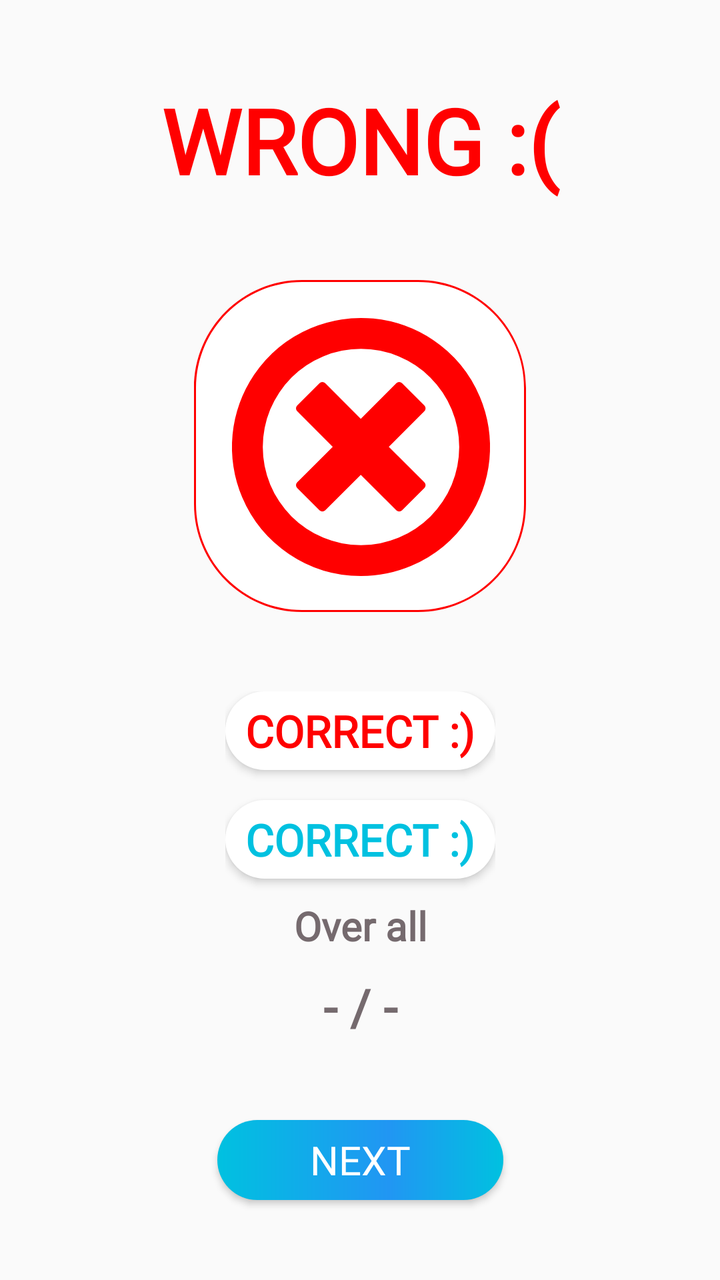
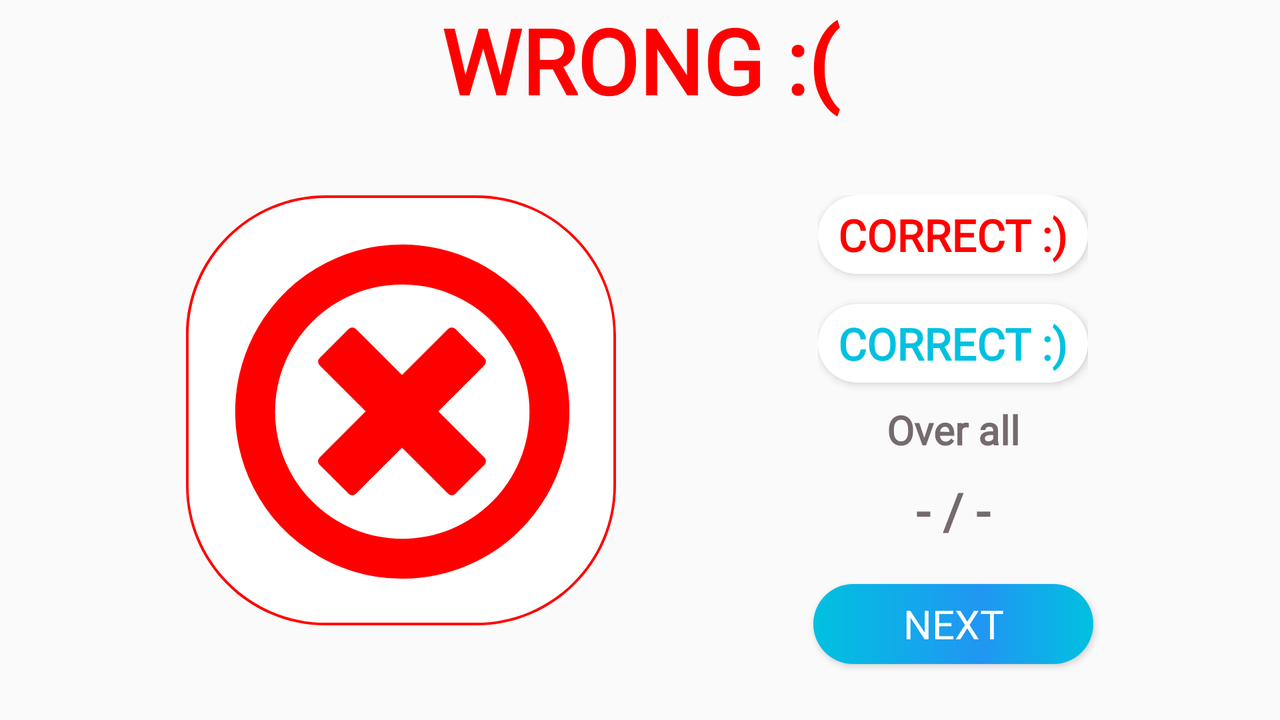

One screen, two layout resources from the same app: the default and the repository's alternative for another configuration. Each is rendered where Android would select it; the XML of both is given below.
<!-- AndroidManifest.xml: application theme AppTheme -->
<!-- res/layout/frag_identify_breed_w.xml -->
<?xml version="1.0" encoding="utf-8"?>
<androidx.constraintlayout.widget.ConstraintLayout xmlns:android="http://schemas.android.com/apk/res/android"
    xmlns:app="http://schemas.android.com/apk/res-auto"
    xmlns:tools="http://schemas.android.com/tools"
    android:layout_width="match_parent"
    android:layout_height="match_parent">

    <TextView
        android:id="@+id/wrong"
        android:layout_width="match_parent"
        android:layout_height="wrap_content"
        android:layout_weight="1"
        android:elevation="@dimen/elevation_height"
        android:fontFamily="@string/FONT"
        android:text="@string/wrong"
        android:textAlignment="center"
        android:textColor="@color/color_9_red"
        android:textSize="@dimen/c_r_fontSize"
        android:textStyle="bold"
        app:layout_constraintBottom_toTopOf="@+id/base"
        app:layout_constraintEnd_toEndOf="parent"
        app:layout_constraintHorizontal_bias="0.5"
        app:layout_constraintStart_toStartOf="parent"
        app:layout_constraintTop_toTopOf="parent" />

    <LinearLayout
        android:id="@+id/result_view"
        android:layout_width="wrap_content"
        android:layout_height="wrap_content"
        android:layout_weight="3"
        android:foregroundGravity="center"
        android:gravity="center"
        android:orientation="vertical"
        app:layout_constraintBottom_toTopOf="@id/button_next_breed_w"
        app:layout_constraintEnd_toEndOf="parent"
        app:layout_constraintHorizontal_bias="0.5"
        app:layout_constraintStart_toStartOf="parent"
        app:layout_constraintTop_toBottomOf="@+id/base">

        
        <TextView
            android:id="@+id/text_ans_user_breed_w"
            android:layout_width="match_parent"
            android:layout_height="match_parent"
            android:layout_marginBottom="@dimen/margin_answer_breed"
            android:background="@drawable/answer_bg"
            android:elevation="@dimen/elevation_height"
            android:fontFamily="@string/FONT"
            android:paddingStart="@dimen/answer_gb_padding"
            android:paddingTop="5dp"
            android:paddingEnd="@dimen/answer_gb_padding"
            android:paddingBottom="5dp"

            android:text="@string/correct"
            android:textAlignment="center"
            android:textColor="@color/color_9_red"
            android:textSize="@dimen/answer_font_size"
            android:textStyle="bold"
            app:layout_constraintBottom_toTopOf="@+id/base"
            app:layout_constraintTop_toTopOf="parent" />

        
        <TextView
            android:id="@+id/text_crt_user_breed_w"
            android:layout_width="match_parent"
            android:layout_height="match_parent"
            android:background="@drawable/answer_bg"
            android:elevation="@dimen/elevation_height"
            android:fontFamily="@string/FONT"
            android:paddingStart="@dimen/answer_gb_padding"
            android:paddingTop="5dp"
            android:paddingEnd="@dimen/answer_gb_padding"
            android:paddingBottom="5dp"
            android:text="@string/correct"
            android:textAlignment="center"
            android:textColor="@color/color_10_blue"
            android:textSize="@dimen/answer_font_size"
            android:textStyle="bold"
            app:layout_constraintBottom_toTopOf="@+id/base"
            app:layout_constraintTop_toTopOf="parent" />


        <TextView
            android:id="@+id/over_all_txt"
            android:layout_width="match_parent"
            android:layout_height="match_parent"
            android:fontFamily="@string/FONT"
            android:padding="@dimen/answer_gb_padding"

            android:text="@string/over_all"
            android:textAlignment="center"
            android:textColor="@color/color_4"
            android:textSize="20sp"
            android:textStyle="bold" />

        <TextView
            android:id="@+id/text_result_breed_w"
            android:layout_width="match_parent"
            android:layout_height="match_parent"
            android:fontFamily="@string/FONT"
            android:text="@string/dummy_txt"
            android:textAlignment="center"
            android:textColor="@color/color_4"
            android:textSize="25sp"
            android:textStyle="bold" />

    </LinearLayout>

    <ImageView
        android:elevation="@dimen/elevation_height"
        android:id="@+id/base"
        android:layout_width="wrap_content"
        android:layout_height="wrap_content"
        android:layout_weight="1"
        android:contentDescription="@string/image_viewer"
        android:scaleType="fitCenter"
        android:src="@drawable/img_wrong"
        app:layout_constraintBottom_toTopOf="@+id/result_view"
        app:layout_constraintEnd_toEndOf="parent"
        app:layout_constraintStart_toStartOf="parent"
        app:layout_constraintTop_toBottomOf="@+id/wrong"
        tools:ignore="MissingConstraints" />

    <Button
        android:id="@+id/button_next_breed_w"
        android:layout_width="143dp"
        android:layout_height="40dp"
        android:layout_gravity="center"
        android:layout_weight=".1"
        android:background="@drawable/button_next"
        android:clickable="true"
        android:elevation="@dimen/elevation_height"
        android:focusable="true"
        android:fontFamily="@font/poppins"
        android:gravity="center"
        android:text="@string/button_next"
        android:textColor="@android:color/white"
        android:textSize="20sp"
        app:layout_constraintBottom_toBottomOf="parent"
        app:layout_constraintEnd_toEndOf="parent"
        app:layout_constraintHorizontal_bias="0.5"
        app:layout_constraintStart_toStartOf="parent"
        app:layout_constraintTop_toBottomOf="@+id/result_view" />

</androidx.constraintlayout.widget.ConstraintLayout>
<!-- resources referenced by this layout -->
<resources>
  <color name="color_10_blue">#00C1E0</color>
  <color name="color_4">#756a6e</color>
  <color name="color_9_red">#FF0000</color>
  <dimen name="answer_font_size">22sp</dimen>
  <dimen name="answer_gb_padding">10dp</dimen>
  <dimen name="c_r_fontSize">45sp</dimen>
  <dimen name="elevation_height">2.5dp</dimen>
  <dimen name="margin_answer_breed">15dp</dimen>
  <!-- drawable answer_bg (drawable) -->
  <?xml version="1.0" encoding="utf-8"?>
  <shape xmlns:android="http://schemas.android.com/apk/res/android">
  
      <padding
          android:bottom="3dp"
          android:left="10sp"
          android:right="10sp"
           />
      <corners android:radius="30dp" />
  
      <solid android:color="#FFFFFF" />
  </shape>
  <!-- drawable button_next (drawable) -->
  <?xml version="1.0" encoding="utf-8"?>
  <shape xmlns:android="http://schemas.android.com/apk/res/android">
  
      <corners android:radius="50dp" />
      <gradient
          android:centerColor="@color/color_10_blue1"
          android:centerX="60%"
          android:endColor="@color/color_10_blue"
          android:startColor="@color/color_10_blue"
          android:type="linear" />
      <padding
          android:bottom="0dp"
          android:left="0dp"
          android:right="0dp"
          android:top="0dp" />
  
  </shape>
  <!-- drawable img_wrong: vector/xml drawable (drawable, 4769 chars, omitted) -->
  <string name="FONT" tools:ignore="ReferenceType">@font/montserrat</string>
  <string name="button_next">NEXT</string>
  <string name="correct">CORRECT :)</string>
  <string name="dummy_txt">- / -</string>
  <string name="image_viewer">Image viewer</string>
  <string name="over_all">Over all</string>
  <string name="wrong">WRONG :(</string>
  <style name="AppTheme" parent="Theme.AppCompat.Light.NoActionBar">
          
          <item name="windowActionBar">false</item>
          <item name="windowNoTitle">true</item>
          <item name="colorPrimary">@color/colorPrimary</item>
          <item name="colorPrimaryDark">@color/colorPrimaryDark</item>
          <item name="colorAccent">@color/colorAccent</item>
  
          <item name="android:windowContentTransitions">true</item>
      </style>
  <color name="color_10_blue1">#2196F3</color>
  <color name="colorPrimary">#9a8b8d</color>
  <color name="colorPrimaryDark">#EBB131</color>
  <color name="colorAccent">#756a6e</color>
</resources>
<!-- res/layout-land/frag_identify_breed_w.xml (the repository's variant of the layout above) -->
<!-- drawn on the phone turned sideways -->
<?xml version="1.0" encoding="utf-8"?>
<androidx.constraintlayout.widget.ConstraintLayout xmlns:android="http://schemas.android.com/apk/res/android"
    xmlns:app="http://schemas.android.com/apk/res-auto"
    xmlns:tools="http://schemas.android.com/tools"
    android:layout_width="match_parent"
    android:layout_height="match_parent">

    <TextView
        android:id="@+id/wrong"
        android:layout_width="match_parent"
        android:layout_height="wrap_content"
        android:layout_weight="1"
        android:elevation="@dimen/elevation_height"
        android:fontFamily="@string/FONT"
        android:text="@string/wrong"
        android:textAlignment="center"
        android:textColor="@color/color_9_red"
        android:textSize="@dimen/c_r_fontSize"
        android:textStyle="bold"
        app:layout_constraintEnd_toEndOf="parent"
        app:layout_constraintHorizontal_bias="0.5"
        app:layout_constraintStart_toStartOf="parent"
        app:layout_constraintTop_toTopOf="parent" />

    <LinearLayout
        android:id="@+id/result_view"
        android:layout_width="wrap_content"
        android:layout_height="wrap_content"
        android:layout_marginEnd="24dp"
        android:layout_weight="3"
        android:foregroundGravity="center"
        android:gravity="center"
        android:orientation="vertical"
        app:layout_constraintEnd_toEndOf="parent"
        app:layout_constraintHorizontal_bias="0.5"
        app:layout_constraintStart_toEndOf="@+id/base"
        app:layout_constraintTop_toTopOf="@+id/base">

        
        <TextView
            android:id="@+id/text_ans_user_breed_w"
            android:layout_width="match_parent"
            android:layout_height="match_parent"
            android:layout_marginBottom="@dimen/margin_answer_breed"
            android:background="@drawable/answer_bg"
            android:elevation="@dimen/elevation_height"
            android:fontFamily="@string/FONT"
            android:paddingStart="@dimen/answer_gb_padding"
            android:paddingTop="5dp"
            android:paddingEnd="@dimen/answer_gb_padding"
            android:paddingBottom="5dp"

            android:text="@string/correct"
            android:textAlignment="center"
            android:textColor="@color/color_9_red"
            android:textSize="@dimen/answer_font_size"
            android:textStyle="bold"
            app:layout_constraintBottom_toTopOf="@+id/base"
            app:layout_constraintTop_toTopOf="parent" />

        
        <TextView
            android:id="@+id/text_crt_user_breed_w"
            android:layout_width="match_parent"
            android:layout_height="match_parent"
            android:background="@drawable/answer_bg"
            android:elevation="@dimen/elevation_height"
            android:fontFamily="@string/FONT"
            android:paddingStart="@dimen/answer_gb_padding"
            android:paddingTop="5dp"
            android:paddingEnd="@dimen/answer_gb_padding"
            android:paddingBottom="5dp"
            android:text="@string/correct"
            android:textAlignment="center"
            android:textColor="@color/color_10_blue"
            android:textSize="@dimen/answer_font_size"
            android:textStyle="bold"
            app:layout_constraintBottom_toTopOf="@+id/base"
            app:layout_constraintTop_toTopOf="parent" />


        <TextView
            android:id="@+id/over_all_txt"
            android:layout_width="match_parent"
            android:layout_height="match_parent"
            android:fontFamily="@string/FONT"
            android:padding="@dimen/answer_gb_padding"

            android:text="@string/over_all"
            android:textAlignment="center"
            android:textColor="@color/color_4"
            android:textSize="20sp"
            android:textStyle="bold" />

        <TextView
            android:id="@+id/text_result_breed_w"
            android:layout_width="match_parent"
            android:layout_height="wrap_content"
            android:fontFamily="@string/FONT"
            android:text="@string/dummy_txt"
            android:textAlignment="center"
            android:textColor="@color/color_4"
            android:textSize="25sp"
            android:textStyle="bold" />

    </LinearLayout>

    <ImageView
        android:id="@+id/base"
        android:layout_width="225dp"
        android:layout_height="215dp"
        android:layout_marginStart="16dp"
        android:layout_marginTop="32dp"
        android:layout_marginEnd="24dp"
        android:layout_marginBottom="32dp"
        android:layout_weight="1"
        android:contentDescription="@string/image_viewer"
        android:elevation="@dimen/elevation_height"
        android:scaleType="fitCenter"
        android:src="@drawable/img_wrong"
        app:layout_constraintBottom_toBottomOf="parent"
        app:layout_constraintEnd_toStartOf="@+id/result_view"
        app:layout_constraintStart_toStartOf="parent"
        app:layout_constraintTop_toBottomOf="@+id/wrong"
        app:layout_constraintVertical_bias="0.275"
        tools:ignore="MissingConstraints" />

    <Button
        android:id="@+id/button_next_breed_w"
        android:layout_width="140dp"
        android:layout_height="40dp"
        android:layout_gravity="center"
        android:layout_marginTop="8dp"
        android:layout_marginBottom="16dp"
        android:layout_weight=".1"
        android:background="@drawable/button_next"
        android:clickable="true"
        android:elevation="@dimen/elevation_height"
        android:focusable="true"
        android:fontFamily="@font/poppins"
        android:gravity="center"
        android:text="@string/button_next"
        android:textColor="@android:color/white"
        android:textSize="20sp"
        app:layout_constraintBottom_toBottomOf="parent"
        app:layout_constraintEnd_toEndOf="parent"
        app:layout_constraintHorizontal_bias="0.5"
        app:layout_constraintStart_toEndOf="@+id/base"
        app:layout_constraintTop_toBottomOf="@+id/result_view" />

</androidx.constraintlayout.widget.ConstraintLayout>
